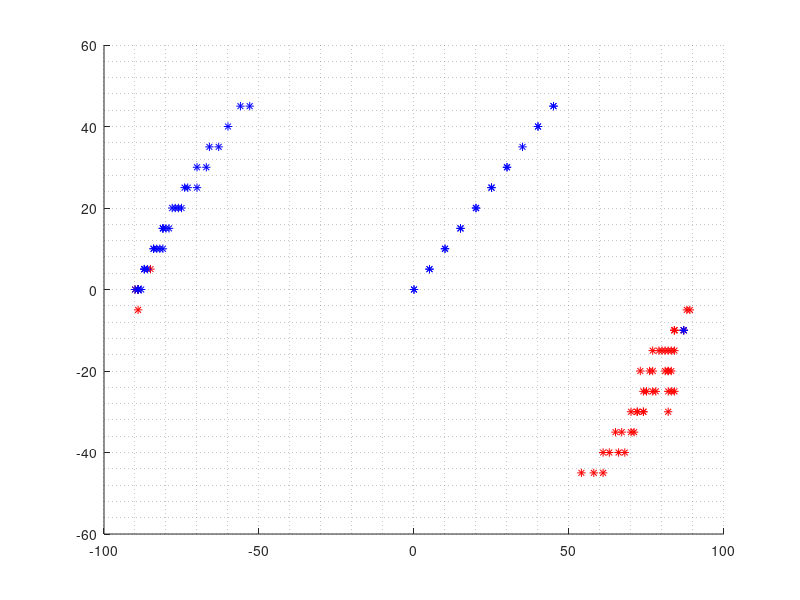

Write the MATLAB code that produced this figure.
% close all
clear all
clc
%% 
orden = 2;
figure();
hold on
grid minor
Xplus=[];Yplus=[];
Xneg=[];Yneg=[];
[X1, Y1] = textread('files/CalibracionPromedio4_20.txt','%d %d');
Xplus = [Xplus;X1(1:round(length(X1)/2))];
Yplus = [Yplus;Y1(1:round(length(X1)/2))];
Xneg = [Xneg;X1(round(length(X1)/2):end)];
Yneg = [Yneg;X1(round(length(X1)/2):end)];

[X2, Y2] = textread('files/CalibracionPromedio5_30.txt','%d %d');
Xplus = [Xplus;X2(1:round(length(X1)/2))];
Yplus = [Yplus;Y2(1:round(length(X1)/2))];
Xneg = [Xneg;X2(round(length(X2)/2):end)];
Yneg = [Yneg;X2(round(length(X2)/2):end)];

[X3, Y3] = textread('files/CalibracionPromedio6_40.txt','%d %d');
Xplus = [Xplus;X3(1:round(length(X3)/2))];
Yplus = [Yplus;Y3(1:round(length(X3)/2))];
Xneg = [Xneg;X3(round(length(X3)/2):end)];
Yneg = [Yneg;Y3(round(length(X3)/2):end)];

[X4, Y4] = textread('files/CalibracionPromedio7_50.txt','%d %d');
Xplus = [Xplus;X4(1:round(length(X4)/2))];
Yplus = [Yplus;Y4(1:round(length(X4)/2))];
Xneg = [Xneg;X4(round(length(X4)/2):end)];
Yneg = [Yneg;Y4(round(length(X4)/2):end)];

[X5, Y5] = textread('files/CalibracionPromedio8_60.txt','%d %d');
Xplus = [Xplus;X5(1:round(length(X5)/2))];
Yplus = [Yplus;Y5(1:round(length(X5)/2))];
Xneg = [Xneg;X5(round(length(X5)/2):end)];
Yneg = [Yneg;Y5(round(length(X5)/2):end)];

[X6, Y6] = textread('files/CalibracionPromedio9_70.txt','%d %d');
Xplus = [Xplus;X6(1:round(length(X6)/2))];
Yplus = [Yplus;Y6(1:round(length(X6)/2))];
Xneg = [Xneg;X6(round(length(X6)/2):end)];
Yneg = [Yneg;Y6(round(length(X6)/2):end)];

[X7, Y7] = textread('files/CalibracionPromedio10_80.txt','%d %d');
Xplus = [Xplus;X7(1:round(length(X7)/2))];
Yplus = [Yplus;Y7(1:round(length(X7)/2))];
Xneg = [Xneg;X7(round(length(X7)/2):end)];
Yneg = [Yneg;Y7(round(length(X7)/2):end)];

plot(Yplus,Xplus,'*r');
plot(Yneg,Xneg,'*b');

hold off